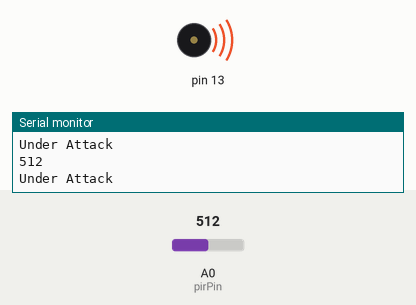
Bench run of a sketch on a simulated Arduino Uno, built with avr-gcc and run on an emulated ATmega328P. On the bench: buzzer (waves = sounding), the last lines printed to the serial monitor. The inputs (shaded band) are chosen by the test bench; at power-on: A0 (pirPin) = 512.

Above: at 11.0 s.
11.1 s: A0 (pirPin) set to 0
At 21.7 s:
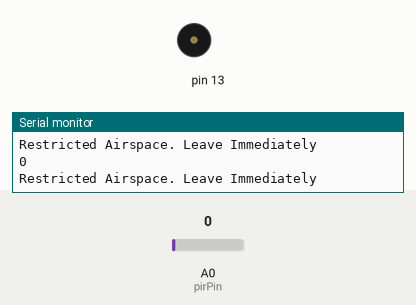
22.0 s: A0 (pirPin) set to 122
At 23.3 s:
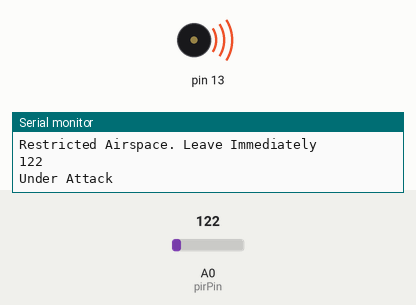
Timing chart, 0 to 38.2 s (numbered marks = the images above; inputs shaded):
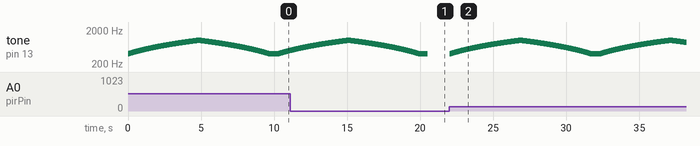

Measured:
- after the input at 22.0 s, tone on pin 13: plays 400 Hz for 0.01 s, 401 Hz for 0.01 s, 402 Hz for 0.01 s, 403 Hz for 0.01 s, 404 Hz for 0.01 s, 405 Hz for 0.01 s … (1935 notes in this stretch), starting at once
- by itself, tone on pin 13: plays 400 Hz for 0.01 s, 401 Hz for 0.01 s, 402 Hz for 0.01 s, 403 Hz for 0.01 s, 404 Hz for 0.01 s, 405 Hz for 0.01 s … (1305 notes in this stretch)

The sketch:

air_raid_siren_simulation1.ino
```cpp
 int pirPin = A0;
 int sensorValue;


void setup() {
  pinMode(13, OUTPUT);
  Serial.begin(9600);
}//setup

void loop() {
  sensorValue = analogRead(pirPin);
  Serial.println(sensorValue);

  if (sensorValue == 0) {
    Serial.println("Restricted Airspace. Leave Immediately");
    noTone(13);
    }//if
  else {
      Serial.println("Under Attack");
      airRaidSiren(400, 1000, 5000);
   }//else

  delay(100); // Small delay to avoid overwhelming the serial output
}//loop

void airRaidSiren(int startFreq, int endFreq, int duration) {
  // This function controls the sound of the alarm
  for (int freq = startFreq; freq <= endFreq; freq++) {
    tone(13, freq);
    delay(duration / (endFreq - startFreq));
  }//for

  for (int freq = endFreq; freq >= startFreq; freq--) {
    tone(13, freq);
    delay(duration / (endFreq - startFreq));
  }//for

  delay(500);
}//airRaidSiren
```
